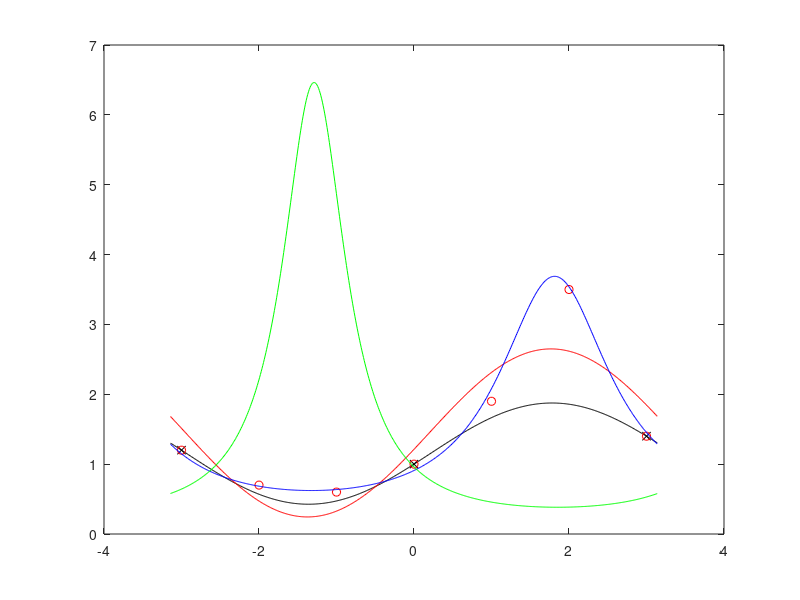

Here is the MATLAB script that generated this plot:
clear;

%Interpolacion u(x)
xk_interp=[-3;0;3];
yk_interp=[1.2;1.0;1.4];
H_interp=[xk_interp.^0 sin(xk_interp) cos(xk_interp)];
c_interp=H_interp\yk_interp;
A_interp=c_interp(1);
B_interp=c_interp(2);
C_interp=c_interp(3);
xx=(-pi:0.01:pi);
p_interp=A_interp+B_interp*sin(xx)+C_interp*cos(xx);
plot(xk_interp,yk_interp,'kx', xx,p_interp,'k');hold on;

%Ajuste u(x)
xk=[-3;-2;-1;0;1;2;3];
yk=[1.2;0.7;0.6;1.0;1.9;3.5;1.4];
H_ajuste=[xk.^0 sin(xk) cos(xk)];
c_ajuste=H_ajuste\yk;
A_ajuste=c_ajuste(1);
B_ajuste=c_ajuste(2);
C_ajuste=c_ajuste(3);
p_ajuste=A_ajuste+B_ajuste*sin(xx)+C_ajuste*cos(xx);
plot(xk, yk,'ro', xx,p_ajuste,'r');

%Errores u(x)
residuos_interp=yk-(A_interp+B_interp*sin(xk)+C_interp*cos(xk));
residuos_ajuste=yk-(A_ajuste+B_ajuste*sin(xk)+C_ajuste*cos(xk));
E_interp_min_cuad=norm(residuos_interp);
E_ajuste_min_cuad=norm(residuos_ajuste);
E_interp_abs=sum(abs(residuos_interp));
E_ajuste_abs=sum(abs(residuos_ajuste));

%Ajuste 1/u(x)
H_ajuste_inv=H_ajuste;
c_ajuste_inv=H_ajuste_inv\(1./yk);
A_ajuste_inv=c_ajuste_inv(1);
B_ajuste_inv=c_ajuste_inv(2);
C_ajuste_inv=c_ajuste_inv(3);
p_ajuste_inv=1./(A_ajuste_inv+B_ajuste_inv*sin(xx)+C_ajuste_inv*cos(xx));
plot(xx,p_ajuste_inv,'b');

%Errores 1/u(x)
residuos_ajuste_inv=yk-1./(A_ajuste_inv+B_ajuste_inv*sin(xk)+C_ajuste_inv*cos(xk));
E_ajuste_inv=norm(residuos_ajuste_inv);

%Ajuste 1/u(x); u(0)=1
wk=[0.1;0.1;0.1;1;0.1;0.1;0.1];
W=diag(wk);
H_pesos=H_ajuste_inv'*W*H_ajuste_inv;
b_pesos=H_ajuste_inv'*W*yk;
c_pesos=H_pesos\b_pesos;
p_ajuste_inv_pesos=1./(c_pesos(1)+c_pesos(2)*sin(xx)+c_pesos(3)*cos(xx));
plot(xx,p_ajuste_inv_pesos,'g');


















